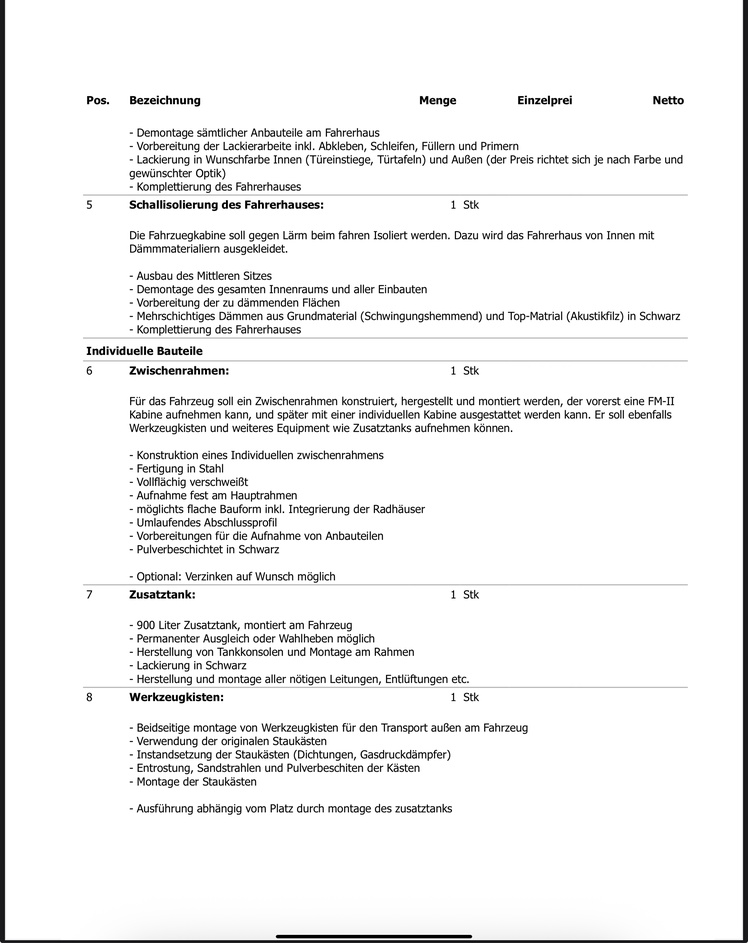
#> input picture data/raw/attachments/IMG_0234.jpeg, 748 x 943 px, shrunk from 2400 x 3024 before the run
$ python -i deskew.py   (imports and definitions only)
#> lines starting #> are read from the running program, lines starting #| are printed output that depends on the picture; after the words box and inside, x2 and y2 are one past the last pixel; in counts of white or black regions, pixels touching at a corner belong together
#> further down, picture is the input picture: shape (943, 748, 3); mean B, G, R 240.1, 240.1, 240.1
from __future__ import annotations

import cv2
import numpy as np


class DeskewProcessor:
    """
    Automatically straighten scanned documents.
    """

    def deskew(
        self,
        image: np.ndarray,
    ) -> np.ndarray:

        gray = cv2.cvtColor(
            image,
            cv2.COLOR_BGR2GRAY,
        )

        gray = cv2.bitwise_not(gray)
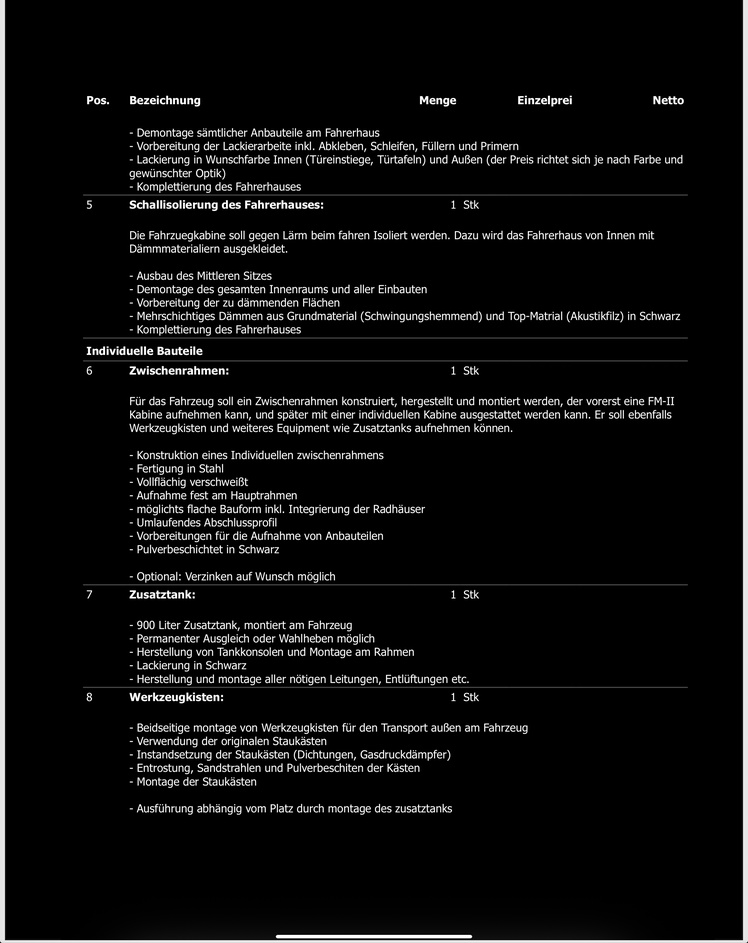
#> gray: shape (943, 748); min 0, max 255, mean 14.9

        thresh = cv2.threshold(
            gray,
            0,
            255,
            cv2.THRESH_BINARY | cv2.THRESH_OTSU,
        )[1]
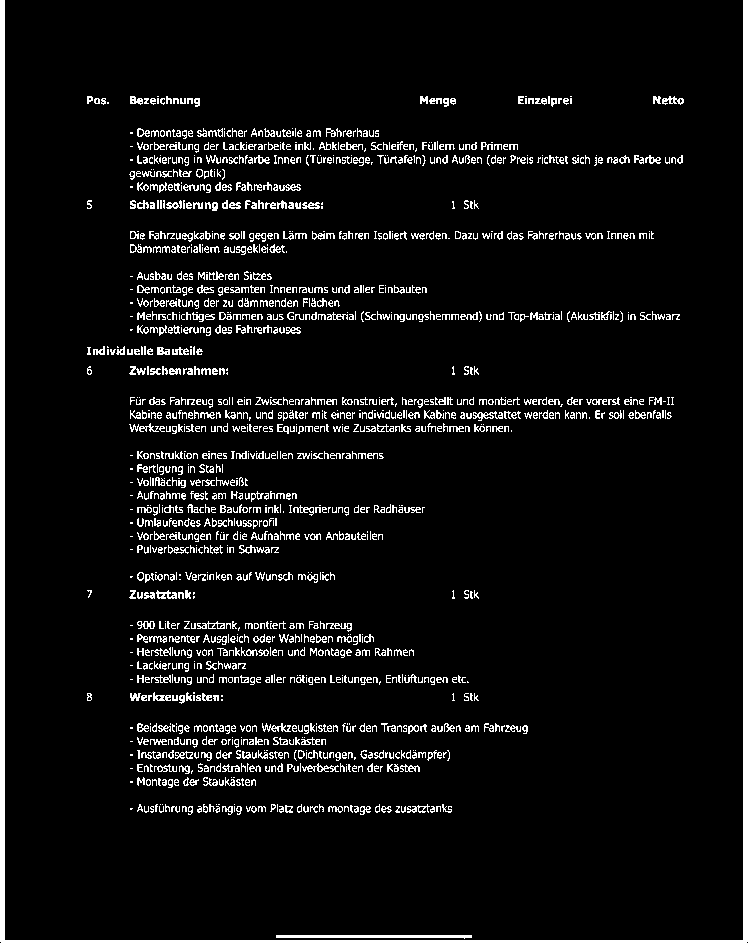
#> thresh: shape (943, 748); 6.7% white; 1530 white regions (700 under 20 px), largest, box (x1, y1, x2, y2) and area: (0, 0, 748, 943) 11642, (276, 935, 472, 939) 589, (302, 763, 339, 772) 132

        coords = np.column_stack(
            np.where(thresh > 0)
        )
#> coords = 46935 pairs, first value 0 to 942, second value 0 to 747

        angle = cv2.minAreaRect(
            coords
        )[-1]
#> angle = -90

        if angle < -45:
            angle = -(90 + angle)
#> angle = 0
        else:
            angle = -angle

        h, w = image.shape[:2]
#> h = 943; w = 748

        center = (w // 2, h // 2)
#> center = (374, 471)

        matrix = cv2.getRotationMatrix2D(
            center,
            angle,
            1.0,
        )
#> matrix = [[1, 0, 0], [0, 1, 0]]

        return cv2.warpAffine(
            image,
            matrix,
            (w, h),
            flags=cv2.INTER_CUBIC,
            borderMode=cv2.BORDER_REPLICATE,
        )

>>> import cv2
>>> picture = cv2.imread('../../../data/raw/attachments/IMG_0234.jpeg')
>>> result = DeskewProcessor().deskew(picture)

$ run again, on data/raw/attachments/IMG_0235.jpeg
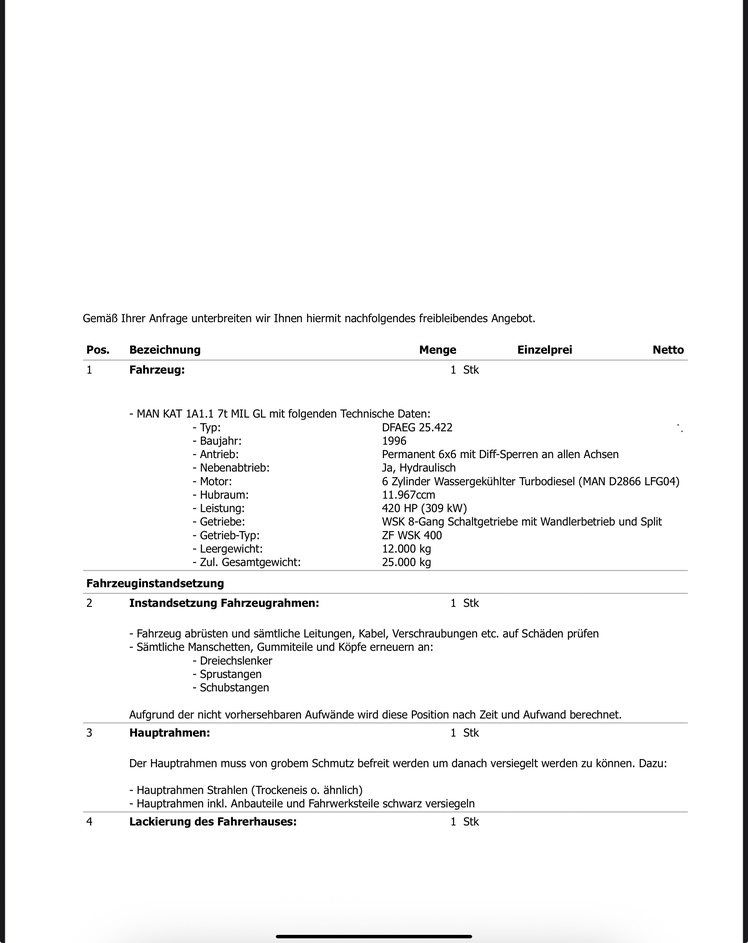
#> input picture data/raw/attachments/IMG_0235.jpeg, 748 x 943 px, shrunk from 2400 x 3024 before the run
#> picture is the input picture: shape (943, 748, 3); mean B, G, R 244.7, 244.7, 244.7
#> in deskew, `gray = cv2.bitwise_not(gray)`:
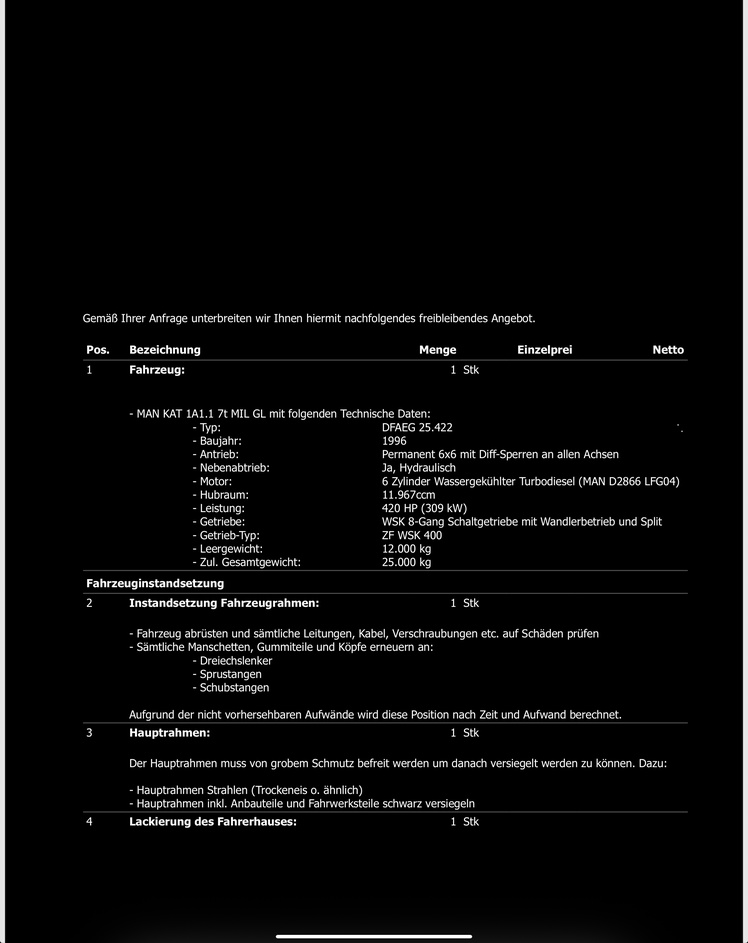
#> gray: shape (943, 748); min 0, max 255, mean 10.3
#> in deskew, `thresh = cv2.threshold( gray, 0, 255, cv2.THRESH_BINARY | cv2.THRESH_O..`:
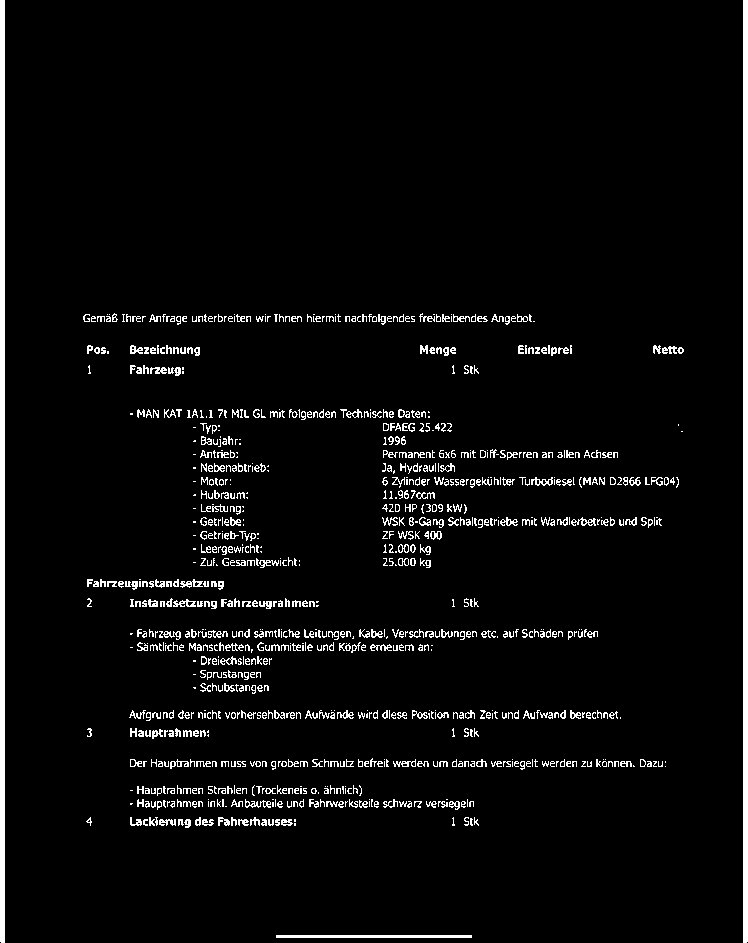
#> thresh: shape (943, 748); 4.4% white; 940 white regions (433 under 20 px), largest, box (x1, y1, x2, y2) and area: (0, 0, 5, 943) 4714, (743, 0, 748, 943) 4714, (276, 935, 472, 938) 588
#> coords = 30818 pairs, first value 0 to 942, second value 0 to 747
#> in deskew, `angle = cv2.minAreaRect( coords )[-1]`: angle = -90
#> in deskew, `angle = -(90 + angle)`: angle = 0
#> matrix = [[1, 0, 0], [0, 1, 0]]

$ run again, on data/raw/attachments/IMG_0236.jpeg
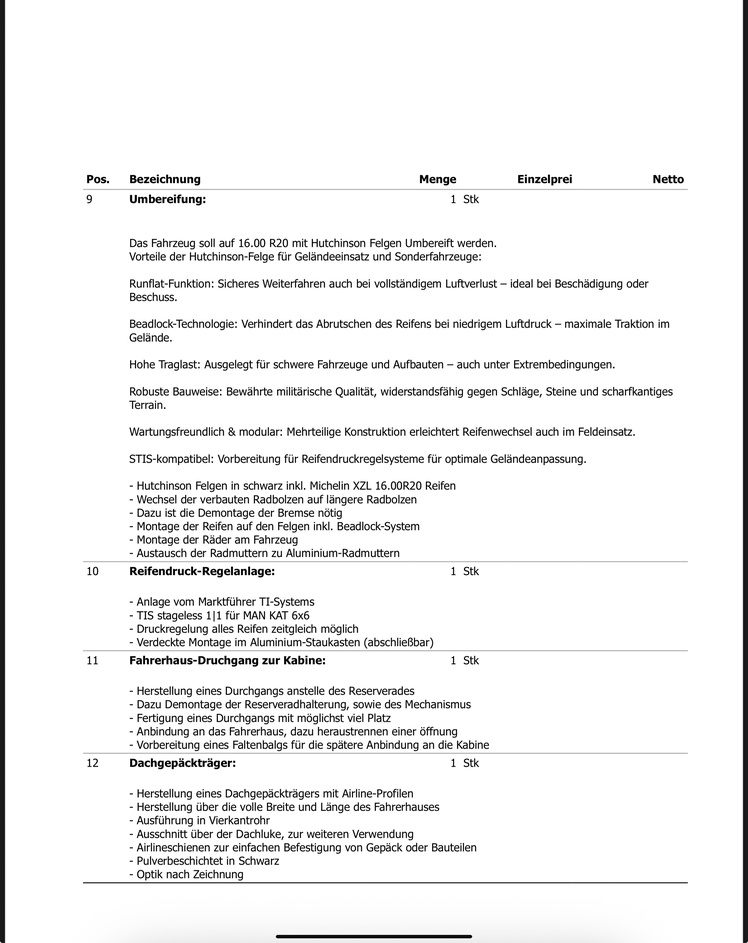
#> input picture data/raw/attachments/IMG_0236.jpeg, 748 x 943 px, shrunk from 2400 x 3024 before the run
#> picture is the input picture: shape (943, 748, 3); mean B, G, R 240.5, 240.5, 240.5
#> in deskew, `gray = cv2.bitwise_not(gray)`:
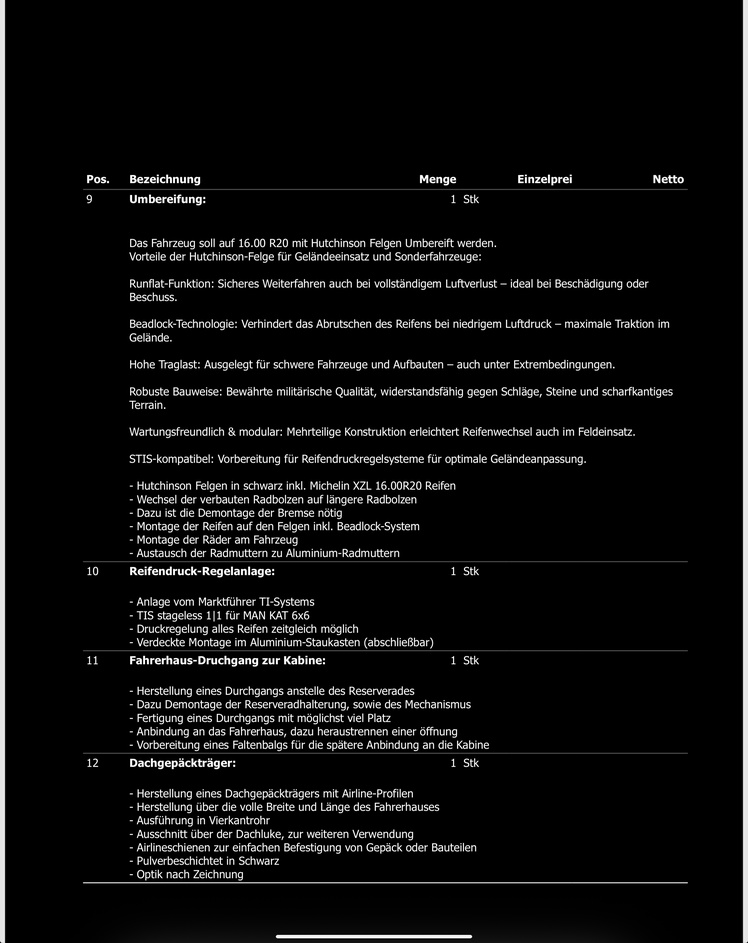
#> gray: shape (943, 748); min 0, max 255, mean 14.5
#> in deskew, `thresh = cv2.threshold( gray, 0, 255, cv2.THRESH_BINARY | cv2.THRESH_O..`:
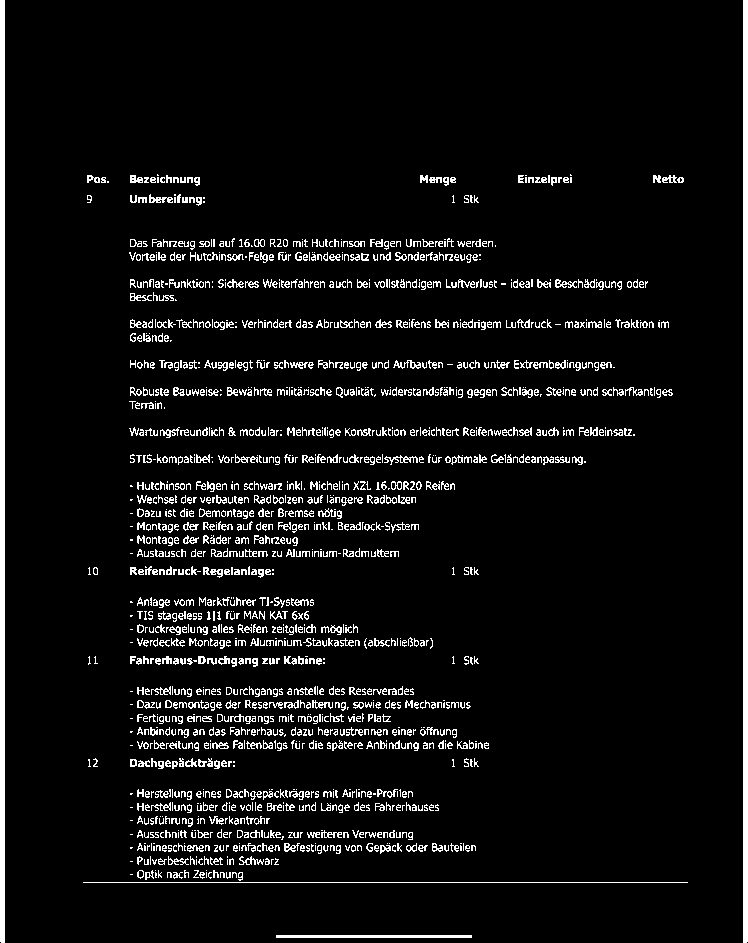
#> thresh: shape (943, 748); 6.5% white; 1573 white regions (699 under 20 px), largest, box (x1, y1, x2, y2) and area: (0, 0, 5, 943) 4714, (743, 0, 748, 943) 4714, (83, 882, 688, 883) 605
#> coords = 45893 pairs, first value 0 to 942, second value 0 to 747
#> in deskew, `angle = cv2.minAreaRect( coords )[-1]`: angle = -90
#> in deskew, `angle = -(90 + angle)`: angle = 0
#> matrix = [[1, 0, 0], [0, 1, 0]]
